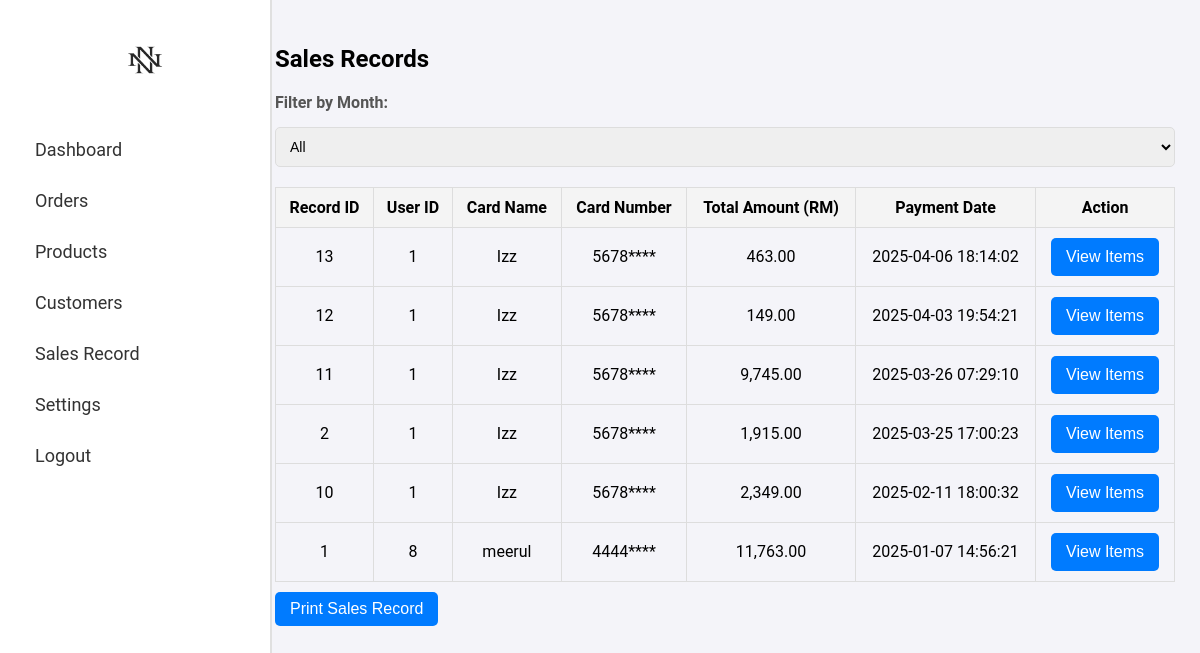
Page /admin/sales_record.php (signed in) on the committed database.
### tables this page shows
CREATE TABLE `record_payment` (
  `record_id` int(11) NOT NULL,
  `user_id` int(11) DEFAULT NULL,
  `card_id` int(11) DEFAULT NULL,
  `total_amount` decimal(10,2) DEFAULT NULL,
  `payment_status` enum('pending','success') DEFAULT 'pending',
  `payment_date` datetime DEFAULT NULL,
  `card_name` varchar(255) DEFAULT NULL,
  `card_number` varchar(255) DEFAULT NULL,
  `expiry_date` varchar(10) DEFAULT NULL,
  `cvv` varchar(10) DEFAULT NULL
);

CREATE TABLE `user_cards` (
  `user_id` int(11) NOT NULL,
  `card_name` varchar(255) NOT NULL,
  `card_number` varchar(255) NOT NULL,
  `expiry_date` varchar(7) NOT NULL,
  `cvv` varchar(4) NOT NULL,
  `card_id` int(11) NOT NULL
);

### admin/sales_record.php (the view, shortened to what this page needs)
<?php
include '../config/conn.php';
$monthFilter = "";
$salesQuery = "
    SELECT
        rp.record_id,
        rp.user_id,
        rp.card_id,
        rp.total_amount,
        rp.payment_date,
        uc.card_name,
        uc.card_number
    FROM record_payment rp
    JOIN user_cards uc ON rp.card_id = uc.card_id
    WHERE 1 $monthFilter
    ORDER BY rp.payment_date DESC
";
$salesResult = mysqli_query($conn, $salesQuery);
?>
<!DOCTYPE html>
<html lang="en">
<head>
    <link rel="stylesheet" href="styles/style.css">
</head>
<body>
    <div class="wrapper">
        <?php include 'components/sidebar.php'; ?>
        <div class="main-content">
            <h2>Sales Records</h2>
            <form method="GET" action="sales_record.php">
                <label for="month">Filter by Month:</label>
                <select name="month" id="month" onchange="this.form.submit()">
                    <option value="">All</option>
                </select>
            </form>
            <table id="salesTable" border="1" width="100%">
                <thead>
                    <tr>
                        <th>Record ID</th>
                        <th>User ID</th>
                        <th>Card Name</th>
                        <th>Card Number</th>
                        <th>Total Amount (RM)</th>
                        <th>Payment Date</th>
                        <th>Action</th>
                    </tr>
                </thead>
                <tbody>
                    <?php while ($row = mysqli_fetch_assoc($salesResult)) { ?>
                        <tr class="record-row" data-record="<?php echo $row['record_id']; ?>">
                            <td><?php echo htmlspecialchars($row['record_id']); ?></td>
                            <td><?php echo htmlspecialchars($row['user_id']); ?></td>
                            <td><?php echo htmlspecialchars($row['card_name']); ?></td>
                            <td><?php echo htmlspecialchars(substr($row['card_number'], -4)); ?>****</td>
                            <td><?php echo number_format($row['total_amount'], 2); ?></td>
                            <td><?php echo htmlspecialchars($row['payment_date']); ?></td>
                            <td><button class="view-details">View Items</button></td>
                        </tr>
                    <?php } ?>
                </tbody>
            </table>
            <button onclick="printTable()" class="print-button">Print Sales Record</button>
        </div>
    </div>
</body>
</html>

### admin/styles/style.css (style rules this page uses)
body { font-family: 'Roboto', sans-serif; margin: 0; padding: 0; background-color: #f4f4f9; }
.wrapper { display: flex; min-height: 100vh; background-color: #f8f9fa; }
.main-content { margin-left: 250px; padding: 25px; flex-grow: 1; background-color: #f4f4f9; }
table { width: 100%; border-collapse: collapse; margin-top: 20px; }
th, td { border: 1px solid #ddd; padding: 10px; text-align: center; }
th { background-color: #f4f4f4; }
form { display: flex; flex-direction: column; gap: 15px; }
label { font-weight: bold; color: #555; }
input, select, textarea { padding: 10px; font-size: 14px; border: 1px solid #ddd; border-radius: 5px; width: 100%; }
button { padding: 10px 15px; background-color: #007bff; color: white; border: none; border-radius: 5px; cursor: pointer; font-size: 16px; }
.record-row { cursor: pointer; }
.print-button { display: inline-block; padding: 8px 15px; margin-top: 10px; background: #007bff; color: white; text-decoration: none; border-radius: 5px; }

### rows in the picture
record_payment: record_id "13", user "1", card.card_name "Izz", card.card_number "5678", total_amount "463.00", payment_date "2025-04-06 18:14:02"
record_payment: record_id "12", user "1", card.card_name "Izz", card.card_number "5678", total_amount "149.00", payment_date "2025-04-03 19:54:21"
record_payment: record_id "11", user "1", card.card_name "Izz", card.card_number "5678", total_amount "9,745.00", payment_date "2025-03-26 07:29:10"
record_payment: record_id "2", user "1", card.card_name "Izz", card.card_number "5678", total_amount "1,915.00", payment_date "2025-03-25 17:00:23"
record_payment: record_id "10", user "1", card.card_name "Izz", card.card_number "5678", total_amount "2,349.00", payment_date "2025-02-11 18:00:32"
record_payment: record_id "1", user "8", card.card_name "meerul", card.card_number "4444", total_amount "11,763.00", payment_date "2025-01-07 14:56:21"
